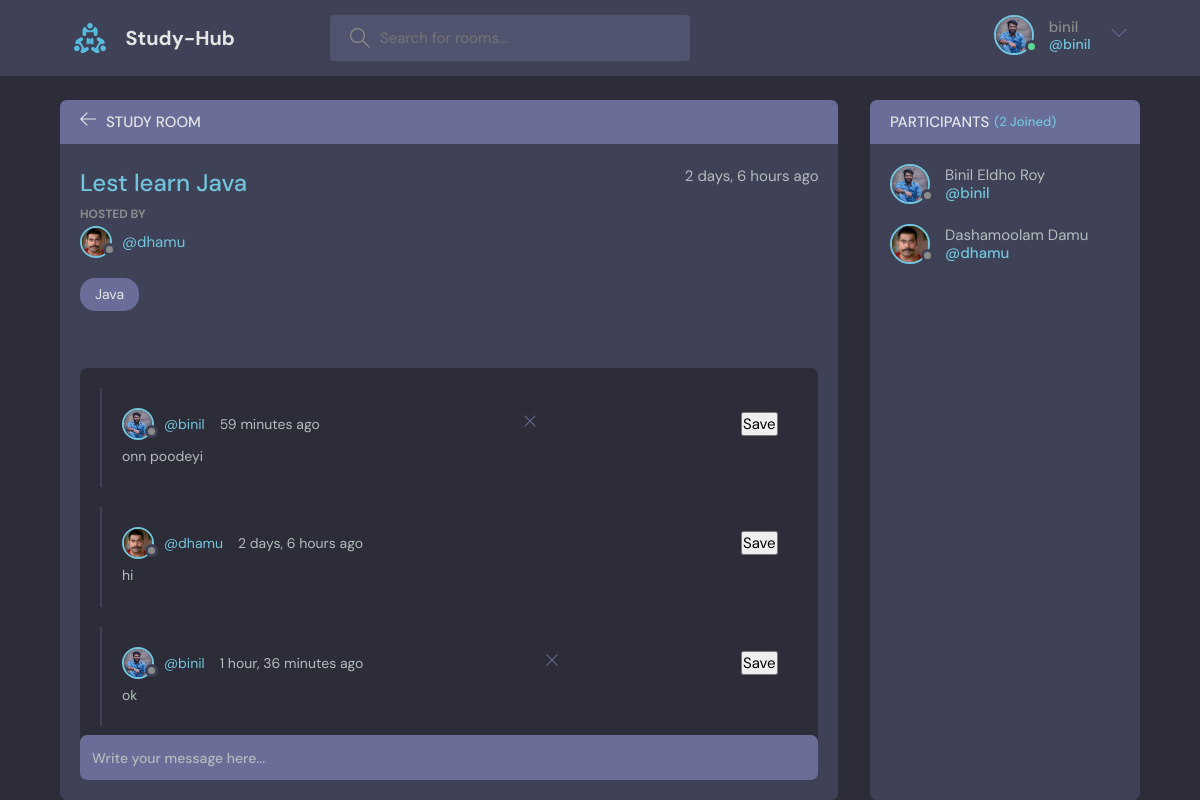
Page /room/9/ (signed in) on the committed database.
### base/models.py (models this page shows, shortened)
class User(AbstractUser):
    name = models.CharField(max_length=200, null=True)
    email = models.EmailField(unique=True, null=True)
    bio = models.TextField(null=True)
    propic = models.ImageField(null=True,default='avater.svg')
    USERNAME_FIELD = 'email'
    REQUIRED_FIELDS = []

class Room(models.Model):
    host = models.ForeignKey(User,on_delete=models.SET_NULL, null=True)
    topic = models.ForeignKey(Topic, on_delete=models.SET_NULL, null=True)
    name = models.CharField(max_length=200)
    description = models.TextField(null=True, blank=True)
    participants = models.ManyToManyField(User, related_name='participants',blank=True)
    update = models.DateTimeField(auto_now=True)
    created = models.DateTimeField(auto_now_add=True)
    class Meta:
        ordering = ['-update','-created']

class Topic(models.Model):
    name = models.CharField(max_length=200)
    def __str__(self):
        return self.name

class Message(models.Model):
    user = models.ForeignKey(User, on_delete=models.CASCADE)
    room = models.ForeignKey(Room, on_delete=models.CASCADE)
    body = models.TextField()
    update = models.DateTimeField(auto_now=True)
    created = models.DateTimeField(auto_now_add=True)
    status = models.BooleanField(blank=True, null=True)
    class Meta:
        ordering = ['-update','-created']

### base/views.py (the view, shortened to what this page needs)
# urls.py: path('room/<str:pkey>/',views.room,name='room'),
@login_required(login_url='login')
def room(request,pkey):
    room = Room.objects.get(id=pkey)
    room_messages = room.message_set.all()
    participants = room.participants.all()
    return render(request,'base/room.html',{
        'room':room,
        'room_messages':room_messages,
        'participants':participants
        })

### base/templates/base/room.html (shortened to what this page needs)
{% extends 'main.html' %}
{% load static %}
{% block content %}
<main class="profile-page layout layout--2">
    <div class="container">
      <div class="room">
        <div class="room__top">
          <div class="room__topLeft">
            <a href="{% url 'home' %}">
              <svg version="1.1" xmlns="http://www.w3.org/2000/svg" width="32" height="32" viewBox="0 0 32 32">
                <title>arrow-left</title>
                <path
                  d="M13.723 2.286l-13.723 13.714 13.719 13.714 1.616-1.611-10.96-10.96h27.625v-2.286h-27.625l10.965-10.965-1.616-1.607z">
                </path>
              </svg>
            </a>
            <h3>Study Room</h3>
          </div>
        </div>
        <div class="room__box scroll">
          <div class="room__header scroll">
            <div class="room__info">
              <h3>{{room.name}}</h3>
              <span>{{room.created|timesince}} ago</span>
            </div>
            <div class="room__hosted">
              <p>Hosted By</p>
              <a href="{% url 'user-profile' room.host.id %}" class="room__author">
                <div class="avatar avatar--small">
                  <img src="{{room.host.propic.url}}" />
                </div>
                <span>@{{room.host.username}}</span>
              </a>
            </div>
            <span class="room__topics">{{room.topic}}</span>
          </div>
          <div class="room__conversation">
            <div class="threads scroll">
              {% for message in room_messages %}
              <div class="thread">
                <div class="thread__top">
                  <div class="thread__author">
                    <a href="{% url 'user-profile' message.user.id %}" class="thread__authorInfo">
                      <div class="avatar avatar--small">
                        <img src="{{message.user.propic.url}}" />
                      </div>
                      <span>@{{message.user.username}}</span>
                    </a>
                    <span class="thread__date">{{message.created|timesince}} ago</span>
                  </div>
                  {% if request.user == message.user %}
                  <a href="{% url 'delete-message' message.id %}">
                    <div class="thread__delete">
                      <svg version="1.1" xmlns="http://www.w3.org/2000/svg" width="32" height="32" viewBox="0 0 32 32">
                        <title>remove</title>
                        <path
                          d="M27.314 6.019l-1.333-1.333-9.98 9.981-9.981-9.981-1.333 1.333 9.981 9.981-9.981 9.98 1.333 1.333 9.981-9.98 9.98 9.98 1.333-1.333-9.98-9.98 9.98-9.981z">
                        </path>
                      </svg>
                    </div>
                  </a>
                  {% endif %}
                  <div>
                    <input type="submit" name="save" value="Save">
                  </div>
                </div>
                <div class="thread__details">
                  {{message.body}}
                </div>
              </div>
              {% endfor %}
            </div>
          </div>
        </div>
        <div class="room__message">
          <form action="" method="POST">
            <input name="body" placeholder="Write your message here..." />
          </form>
        </div>
      </div>
      <div class="participants">
        <h3 class="participants__top">Participants <span>({{participants.count}} Joined)</span></h3>
        <div class="participants__list scroll">
          {% for user in participants %}
          <a href="{%  url 'user-profile' user.id %}" class="participant">
            <div class="avatar avatar--medium">
              <img src="{{user.propic.url}}" />
            </div>
            <p>
              {{user.name}}
              <span>@{{user.username}}</span>
            </p>
          </a>
          {% endfor %}
        </div>
      </div>
    </div>
  </main>
{% endblock %}

### templates/navbar.html (shortened to what this page needs)
{% load static %}
 <header class="header header--loggedIn">
  <div class="container">
    <a href="{% url 'home' %}" class="header__logo">
      <img src="{% static 'images/logo.svg' %}" />
      <h1>Study-Hub</h1>
    </a>
    <form class="header__search" method="GET" action="{% url 'home' %}">
      <label>
        <input name="q" placeholder="Search for rooms..." />
      </label>
    </form>
    <nav class="header__menu">
      {% if request.user.is_authenticated %}
      <div class="header__user">
        <a href="{% url 'user-profile' user.id %}">
          <div class="avatar avatar--medium active">
            <img src="{{request.user.propic.url}}" />
          </div>
          <p>{{ request.user.username }} <span>@{{ request.user.username }}</span></p>
        </a>
        <button class="dropdown-button">
          <svg version="1.1" xmlns="http://www.w3.org/2000/svg" width="32" height="32" viewBox="0 0 32 32">
            <title>chevron-down</title>
            <path d="M16 21l-13-13h-3l16 16 16-16h-3l-13 13z"></path>
          </svg>
        </button>
      </div>
      {% else %}
      <a href="{% url 'login' %}">
        <img src="{% static 'images/avater.svg' %}" />
        <p>Login</p>
      </a>
      {% endif %}
    </nav>
  </div>
</header>

### rows in the picture
User: user.propic (picture), user.username "binil", propic (picture), name "Binil Eldho Roy", username "binil"
Room: name "Lest learn Java", created "2 days, 6 hours", host.propic (picture), host.username "dhamu", topic "Java"
Message: user.propic (picture), user.username "binil", created "59 minutes", body "onn poodeyi"
Message: user.propic (picture), user.username "dhamu", created "2 days, 6 hours", body "hi"
Message: user.propic (picture), user.username "binil", created "1 hour, 36 minutes", body "ok"
User: propic (picture), name "Dashamoolam Damu", username "dhamu"

### other values in the picture
{{ participants.count }} "2"
